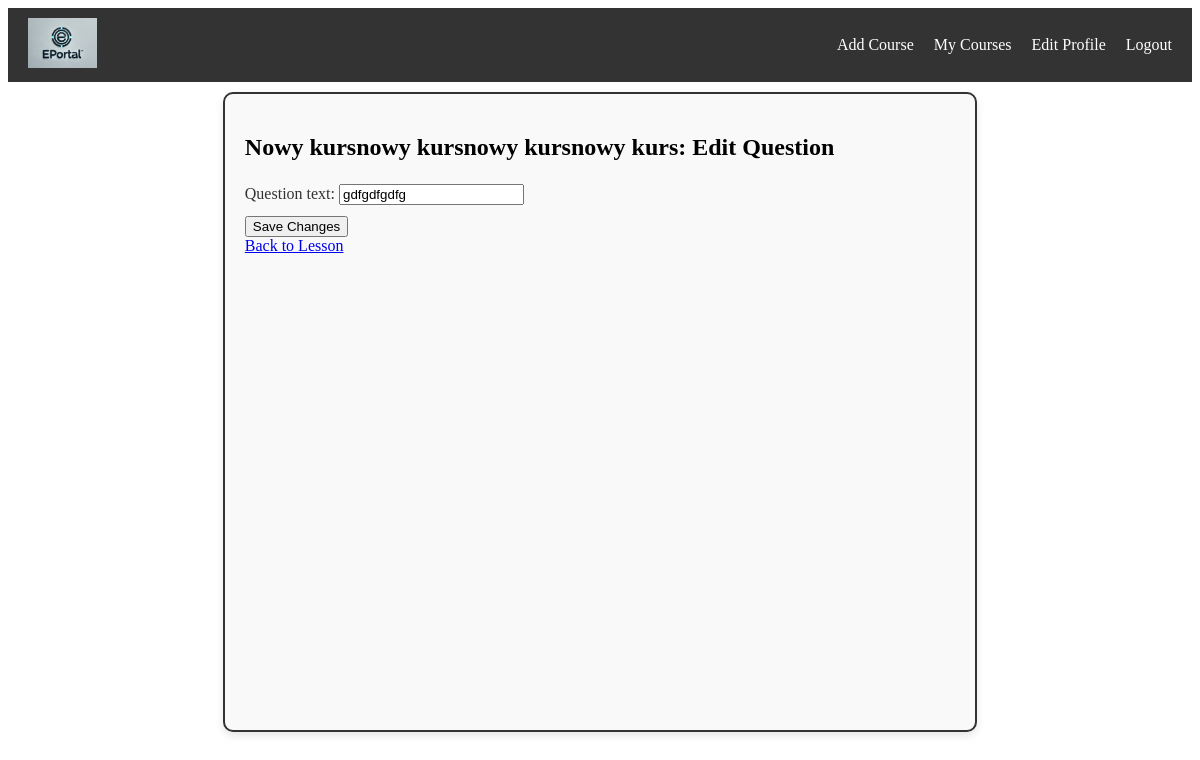
Page /course/edit_question/49/51/ (signed in) on the committed database.
### course/models.py (models this page shows, shortened)
class Lesson(models.Model):
    course = models.ForeignKey(Course, on_delete=models.CASCADE, null=True, blank=True)
    title = models.CharField(max_length=70, validators=[validate_capitalize])
    description = models.TextField(null=True, blank=True)

class Question(models.Model):
    quiz = models.ForeignKey(Quiz, on_delete=models.CASCADE)
    question_text = models.CharField(max_length=255, blank=True, null=True, validators=[validate_capitalize])             # walidacja

### course/views.py (the view)
@teacher_required
def add_or_edit_question(request, lesson_pk, question_pk=None):
    lesson = get_object_or_404(Lesson, pk=lesson_pk)
    quiz = get_object_or_404(Quiz, lesson=lesson)
    if lesson.course.author != request.user:
        raise PermissionDenied
    if question_pk:
        question = get_object_or_404(Question, pk=question_pk, quiz=quiz)
    else:
        question = None
    if request.method == "POST":
        form = QuestionForm(request.POST, instance=question)
        if form.is_valid():
            new_question = form.save(commit=False)
            new_question.quiz = quiz
            new_question.save()
            return redirect("edit_lesson", lesson_pk=lesson.pk)
    else:
        form = QuestionForm(instance=question)
    context = {
        "lesson": lesson,
        "form": form,
        "is_edit": question is not None,
    }
    return render(request, "course/add_or_edit_question.html", context)

### course/forms.py
class QuestionForm(forms.ModelForm):
    class Meta:
        model = Question
        fields = ["question_text"]

### course/templates/course/add_or_edit_question.html (shortened to what this page needs)
{% extends 'main.html' %}
{% block content %}
<h2>
    {{ lesson.title }}:
    {% if is_edit %} Edit Question {% else %} Add Question {% endif %}
</h2>
<form method="POST">
    {{ form.as_p }}
    <button type="submit">
        {% if is_edit %} Save Changes {% else %} Add Question {% endif %}
    </button>
</form>
<a href="{% url 'edit_lesson' lesson.pk %}">Back to Lesson</a>
{% endblock %}

### static/css/styles.css (style rules this page uses)
.content-block p { margin: 10px 0; font-size: 16px; color: #333; line-height: 1.6; }

### rows in the picture
Lesson: title "Nowy kursnowy kursnowy kursnowy kurs"
Question: question_text "gdfgdfgdfg"

### other values in the picture
{{ link.name }} "Add Course" "My Courses" "Edit Profile" "Logout"
